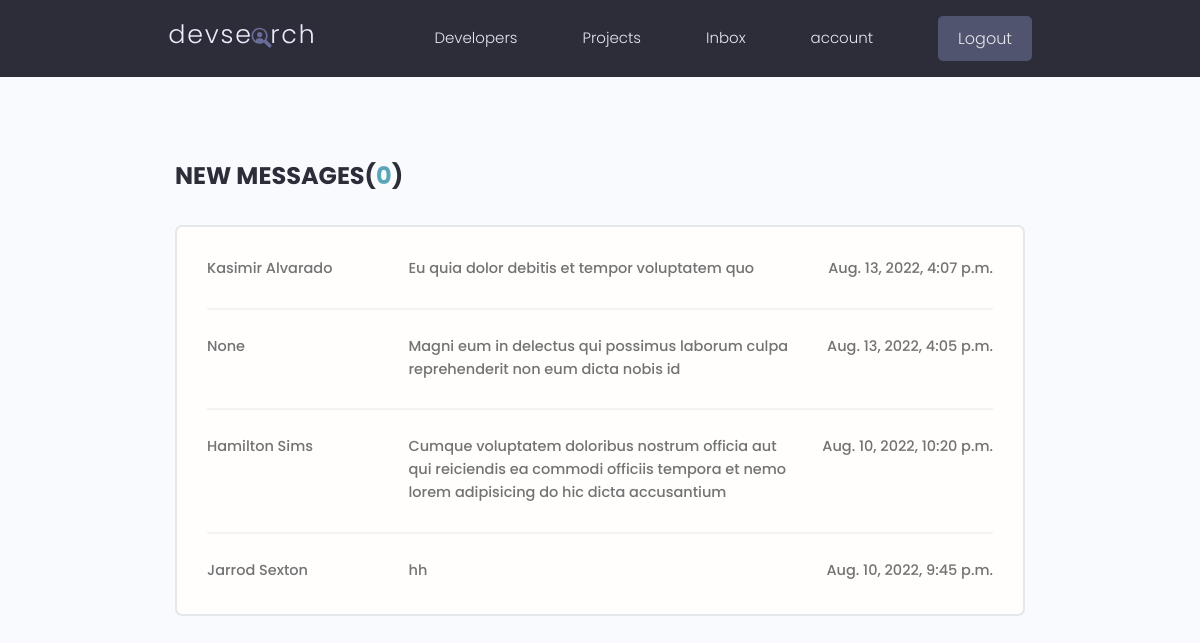
The page /inbox/ (signed in) on the database its author committed.
### users/models.py (models this page shows, shortened)
class Message(models.Model):
    id = models.UUIDField(default=uuid.uuid4, unique=True, primary_key=True, editable=False)
    sender = models.ForeignKey(Profile, on_delete=models.SET_NULL, null=True, blank=True, related_name="sender")
    recipient = models.ForeignKey(Profile, on_delete=models.CASCADE, related_name="recipient")
    name = models.CharField(max_length=200, null=True, blank=True)
    email = models.EmailField(max_length=200, null=True, blank=True)
    subject = models.CharField(max_length=200)
    body = models.TextField()
    is_read = models.BooleanField(default=False)
    created = models.DateTimeField(auto_now_add=True)
    class Meta:
        ordering = ['is_read', '-created', 'subject']

### users/views.py (the view)
# urls.py: path('inbox/', views.inbox, name="inbox"),
@login_required
def inbox(request):
    profile = request.user.profile
    inbox_messages = profile.recipient.all()
    un_read_count = inbox_messages.filter(is_read=False).count()
    context = {"inbox_messages": inbox_messages,
                "un_read_count": un_read_count}
    return render(request, "users/inbox.html", context)

### users/templates/users/inbox.html
{% extends 'main.html' %} {% block content %}
<main class="inbox my-xl">
    <div class="content-box">
        <h3 class="inbox__title">New Messages(<span>{{un_read_count}}</span>)</h3>
        <ul class="messages">
            {% for message in inbox_messages %}
            {% if message.is_read %}
            <li class="message">
            {% else %}
            <li class="message message--unread">
            {% endif %}
                <a href="{% url 'message' message.id %}">
                    <span class="message__author">{{message.name}}</span>
                    <span class="message__subject"
                        >{{message.subject}}</span
                    >
                    <span class="message__date">{{message.created}}</span>
                </a>
            </li>
            {% endfor %}
        </ul>
    </div>
</main>
{% endblock %}

### static/styles/app.css (style rules this page uses)
:root { --color-sub: #2d2d39; }
.content-box { width: 95%; max-width: 85rem; margin: 0 auto; }
.inbox { height: 90vh; }
.inbox__title, .inbox__title span { font-size: 2.4rem; font-weight: 700; color: var(--color-sub); text-transform: uppercase; text-align: left; margin-bottom: 3rem; }
.inbox__title span { color: var(--color-main); }
.messages { list-style: none; background: var(--color-white); padding: 0.5rem 3rem; border: 2px solid var(--color-light); border-radius: 0.7rem; }
.message { padding: 2.5rem 0; }
.message > a span { font-size: 1.45rem; font-weight: 500; }
.message:not(:last-child) { border-bottom: 2px solid var(--color-white-light); }
.message > a { display: flex; gap: 1rem; }
.message__author, .message__date { flex-basis: 25%; }
.message__subject { flex-basis: 50%; }
.message__date { text-align: right; }

### static/uikit/styles/modules/_variables.css (style rules this page uses)
:root { --color-main: #5aa5b9; --color-main-light: #e6faff; --color-sub: #3f4156; --color-sub-light: #51546e; --color-sub-lighter: #ededfd; --color-text: #737373; --color-gray: #8b8b8b; --color-light: #e5e7eb; --color-light-gray: #767676; --color-bg: #f8fafd; --color-white: #fffefd; --color-white-light: #f3f3f3; --color-success: #359e64; --color-success-bg: #def8e8; --color-error: #fc4b0b; --color-error-bg: #fff2ee; --font-base: 'Poppins', arial, helvetica, 'Segoe UI', roboto, ubuntu, sans-serif; --font-monospace: 'Fira Code', 'Courier New', courier, monospace; --font-regular: 300; --font-medium: 500; --font-bold: 700; --generic-shadow: 1px 1px 5px #00000010; --generic-transition: all 0.3s ease-in-out; }

### static/uikit/styles/modules/_base.css (style rules this page uses)
* { margin: 0; padding: 0; box-sizing: border-box; text-rendering: optimizeLegibility; color: inherit; font-size: inherit; }
html { font-size: 50%; }
@media only screen and (min-width: 480px) { html { font-size: 56.25%; } }
@media only screen and (min-width: 1200px) { html { font-size: 62.5%; } }
body { line-height: 1.6; font-weight: 400; font-size: 1.5rem; color: var(--color-text); background-color: var(--color-bg); min-height: 100vh; }

### static/uikit/styles/modules/_typography.css (style rules this page uses)
* { font-family: var(--font-base); }
h3 { font-size: 3.2rem; font-weight: var(--font-medium); }
p, span, strong { font-size: 1.6rem; color: var(--color-text); font-weight: var(--font-regular); }
a { padding-bottom: 2px; text-decoration: none; display: inline-block; color: var(--color-main); font-weight: var(--font-medium); }

### static/uikit/styles/modules/_utilities.css (style rules this page uses)
.my-xl { margin: 8rem auto; }

### rows shown on the page
Message: name "Kasimir Alvarado", subject "Eu quia dolor debitis et tempor voluptatem quo", created "Aug. 13, 2022, 4:07 p.m."
Message: name "None", subject "Magni eum in delectus qui possimus laborum culpa reprehenderit non eum dicta nobis id", created "Aug. 13, 2022, 4:05 p.m."
Message: name "Hamilton Sims", subject "Cumque voluptatem doloribus nostrum officia aut qui reiciendis ea commodi officiis tempora et nemo lorem adipisicing do hic dicta accusantium", created "Aug. 10, 2022, 10:20 p.m."
Message: name "Jarrod Sexton", subject "hh", created "Aug. 10, 2022, 9:45 p.m."

### other values the page prints
{{ un_read_count }} "0"
